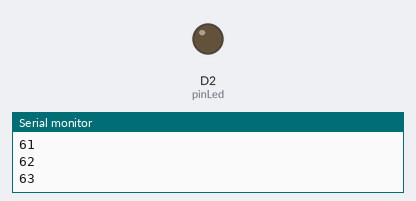
The sketch below on a simulated Arduino Zero (SAMD21). Parts: output pins drawn as LEDs (lit = HIGH), the last lines printed to the serial monitor.

Above: at 3.2 s.
At 13.7 s:
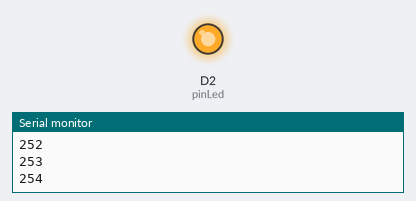
Timing chart, 0 to 35.8 s (numbered marks = the images above):
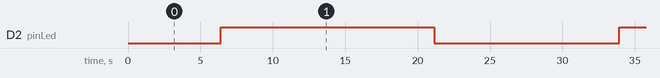

Measured:
- by itself, D2 (pinLed): alternates HIGH for 14.8 s and LOW for 12.8 s

The sketch:

Arancino_pwm_test.ino
```cpp
#define Serial SerialUSB

const int pinLed = 2;
int value = 0;  //valore pwm

void setup() {
  Serial.begin(9600);       //inizializzo la seriale
  pinMode(pinLed, OUTPUT);  //setto il pin pwm come uscita

}

void loop() {
  //faccio crescere partendo da zero il valore del duty cycle fino al suo massimo
  for (value = 0; value < 255; value ++) {

    analogWrite(pinLed, value);
    Serial.println(value);

    delay(50);

  }
  delay(2000);
  //faccio diminuire, partendo dal suo massimo, il valore del duty cycle fino al suo minimo
  for (value = 255; value > 0 ; value --) {

    analogWrite(pinLed, value);
    Serial.println(value);

    delay(50);

  }


}
```
